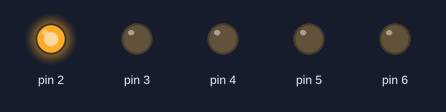
Recording of a sketch running on a simulated Arduino Uno, built with avr-gcc and run on an emulated ATmega328P. Parts: output pins drawn as LEDs (lit = HIGH).

Above: at 0.04 s.
At 0.58 s:
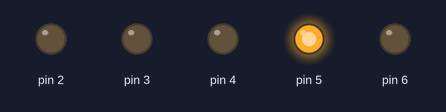
At 1.12 s:
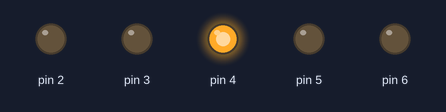
At 1.66 s:
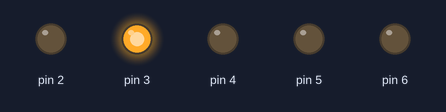
At 2.25 s:
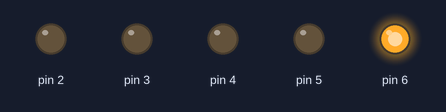
Timing chart, 0 to 3.0 s (numbered marks = the images above):
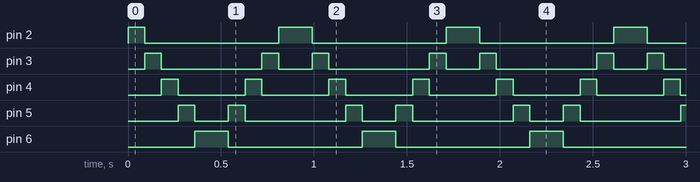

The sketch:

knight_rider.ino
```cpp
void setup(){
  pinMode(2,OUTPUT);
  pinMode(3,OUTPUT);
  pinMode(4,OUTPUT);
  pinMode(5,OUTPUT);
  pinMode(6,OUTPUT);
}

void loop(){

  for (int i=2;i<7;i++){
  digitalWrite(i,HIGH);
  delay(90);
  digitalWrite(i,LOW);
    if (i==6){
      for (int x=6;x>1;x--){
    digitalWrite(x,HIGH);
    delay(90);
    digitalWrite(x,LOW);}
   }
    else{
      continue;}
  }
}
```

Measured:
- by itself, pin 2: repeats every 0.90 s: LOW 0.72 s, HIGH 0.18 s
- by itself, pin 3: repeats every 0.90 s: LOW 0.54 s, HIGH 0.09 s, LOW 0.18 s, HIGH 0.09 s
- by itself, pin 4: alternates HIGH for 0.09 s and LOW for 0.36 s
- by itself, pin 5: repeats every 0.90 s: LOW 0.18 s, HIGH 0.09 s, LOW 0.54 s, HIGH 0.09 s
- by itself, pin 6: alternates HIGH for 0.18 s and LOW for 0.72 s
